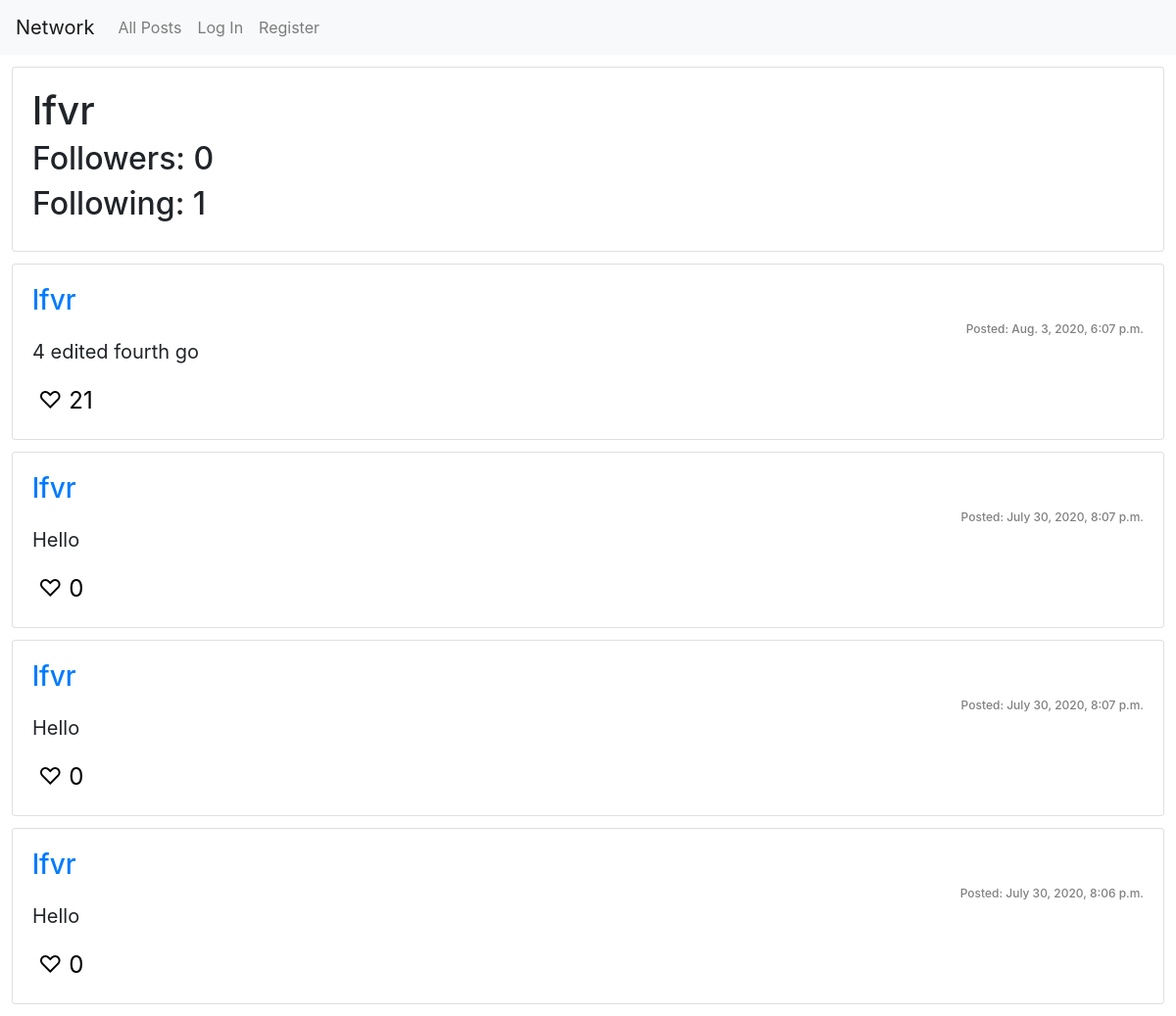
Page /profile/lfvr on the earlier database version.
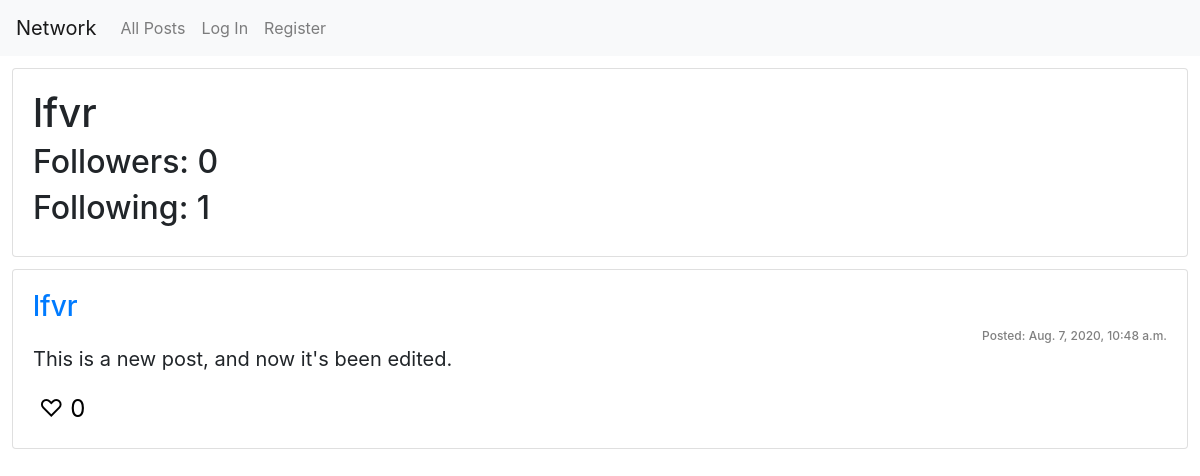
Same page on the later database version.
### network/models.py (models this page shows, shortened)
class Message(models.Model):
    user = models.ForeignKey(User, on_delete=models.CASCADE, related_name="messages")
    message = models.CharField(max_length=280)
    created = models.DateTimeField(auto_now_add=True)
    last_edited = models.DateTimeField(auto_now=True)
    likes = models.IntegerField(default=0)
    likers = models.ManyToManyField('User', related_name = "liked_posts")
    class Meta:
        ordering = ['-created']

class User(AbstractUser):
    following = models.ManyToManyField('User', related_name="followers")

### network/views.py (the view, shortened to what this page needs)
# urls.py: path("profile/<str:name>", views.profile, name="profile"),
def profile(request, name, page_number=1):
    curr_user = request.user
    user = User.objects.get(username=name)
    messages = Message.objects.filter(user=user)
    following_count = user.following.count()
    followers_count = user.followers.count()
    is_curr_user = (curr_user == user)
    is_following = User.objects.filter(username=curr_user.username, following__username=user).exists()
    num_pages = 0
    page_range = range(0)
    curr_page = 0
    previous = 0
    next = 0
    if request.user.pk is not None:
        liked_msgs = Message.objects.all().filter(likers=request.user)
    else:
        liked_msgs = Message.objects.none()
    return render(request, "network/profile.html", {
        "is_curr_user": is_curr_user,
        "profile": user,
        "messages": messages,
        "following": following_count,
        "followers": followers_count,
        "is_following": is_following,
        "num_pages": num_pages,
        "page_range": page_range,
        "curr_page": curr_page,
        "previous": previous,
        "next": next,
        "liked_msgs": liked_msgs
    })

### network/templates/network/profile.html (shortened to what this page needs)
{% extends 'network/posts_template.html' %}
{% block head %}
{% load static %}
{% endblock %}
{% block followers %}
<div class="card">
    <div class="card-body">
        <div class="card-title">
            <h1 id="username">{{ profile.username }}</h1>
        </div>
        <div class="card-subtitle">
            <h2>Followers: <span id="followers">{{ followers }}</span></h2>
            <h2>Following: {{ following }}</h2>
        </div>
    </div>
</div>
{% endblock %}

### network/templates/network/posts_template.html (shortened to what this page needs)
{% extends "network/layout.html" %}
{% block script %}
{% load static %}
{% endblock %}
{% block body %}
    {% block followers %}{% endblock %}
    <nav aria-label="Post navigation">
    {% for message in messages %}
    <div class="card">
        <div class="card-body">
            <h3 class="card-title"><a href="{% url 'profile' name=message.user %}">{{ message.user }}</a></h3>
            <h4 class="card-subtitle">Posted: {{ message.created }}</h4>
            <div class="message" id="message-{{ message.pk }}">
                <p>{{ message.message }}</p>
            </div>
            <div class="likes" id="likes-{{ message.pk }}">
                <button class="{% if message in liked_msgs %}liked{% else %}not-liked{% endif %}" onclick="like({{ message.pk }})">
                    {% if message in liked_msgs %}❤️{% else %}♡{% endif %} {{ message.likes }}
                </button>
            </div>
        </div>
    </div>
    {% empty %}
    No messages yet!
    {% endfor %}
    </nav>
{% endblock %}

Differences in the rows shown:
removed Message: user "lfvr", created "Aug. 3, 2020, 6:07 p.m.", message "4 edited fourth go", likes "21"
removed Message: user "lfvr", created "July 30, 2020, 8:07 p.m.", message "Hello", likes "0"
removed Message: user "lfvr", created "July 30, 2020, 8:07 p.m.", message "Hello", likes "0"
removed Message: user "lfvr", created "July 30, 2020, 8:06 p.m.", message "Hello", likes "0"
added Message: user "lfvr", created "Aug. 7, 2020, 10:48 a.m.", message "This is a new post, and now it's been edited.", likes "0"
